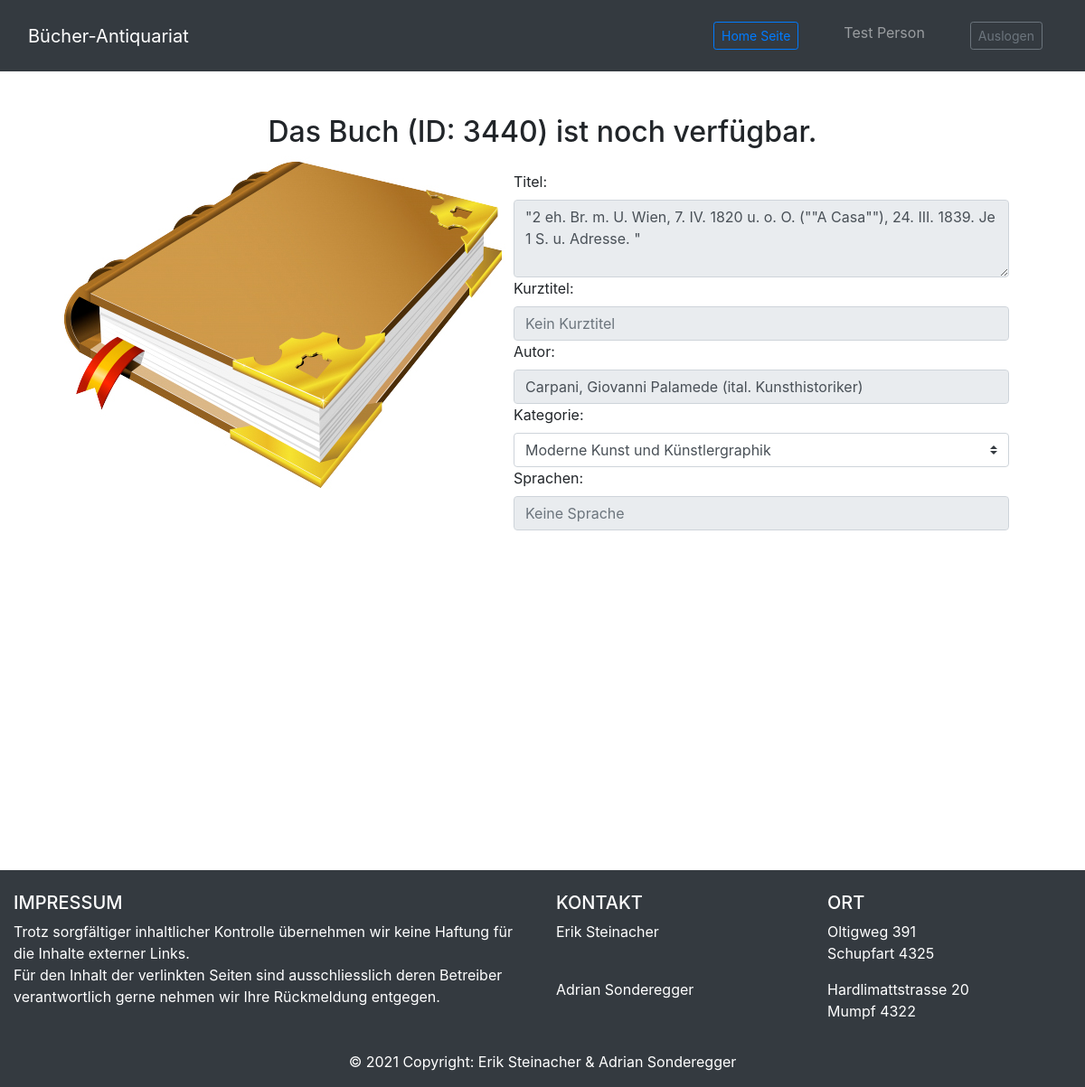
Page /Seite/php/detailview.php?id=3440 on the committed database.
### tables this page shows
CREATE TABLE `buecher` (
  `id` int(10) unsigned NOT NULL,
  `katalog` int(11) NOT NULL,
  `nummer` int(11) NOT NULL,
  `kurztitle` text NOT NULL,
  `kategorie` int(11) NOT NULL,
  `verkauft` tinyint(1) NOT NULL,
  `kaufer` int(11) NOT NULL,
  `autor` text NOT NULL,
  `title` text NOT NULL,
  `sprache` varchar(250) NOT NULL,
  `foto` varchar(250) NOT NULL,
  `verfasser` int(11) NOT NULL,
  `zustand` char(1) NOT NULL
);

### Seite/php/functions/detailview_f.php (the view)
<?php
function get_data($host, $username, $password, $database, $bid, $data)
{
    $output = "";
    $conn = new mysqli($host, $username, $password, $database);
    $sql3 = "SELECT " . $data . " FROM buecher as b left join kategorien as k ON b.kategorie=k.id WHERE " . $bid . "=b.id";
    $result3 = $conn->query($sql3);
    if ($result3->num_rows == 0) {
        $output .= "";
    } else {
        while ($row3 = $result3->fetch_assoc()) {
            if (str_replace(' ', '', $row3[$data]) != "") {
                $output = htmlspecialchars($row3[$data]);
            } else {
                $output = "";
            }
        }
    }
    return $output;
}
function bid_valid($host, $username, $password, $database, $bid)
{
    $output = false;
    $conn = new mysqli($host, $username, $password, $database);
    $sql3 = "SELECT * FROM buecher as b WHERE " . $bid . "=b.id";
    $result3 = $conn->query($sql3);
    if ($result3->num_rows == 0) {
        $output = false;
    } else {
        while ($row3 = $result3->fetch_assoc()) {
            $output = true;
        }
    }
    return $output;
}
function get_k($host, $username, $password, $database, $bid)
{
    $output = "";
    $conn = new mysqli($host, $username, $password, $database);
    $sql3 = "SELECT k.id as kid, k.kategorie as kkateggorie, b.* FROM buecher as b left join kategorien as k ON b.kategorie=k.id WHERE " . $bid . "=b.id";
    $result3 = $conn->query($sql3);
    if ($result3->num_rows == 0) {
        $output .= "";
    } else {
        while ($row3 = $result3->fetch_assoc()) {
            $output .= $row3['kid'];
        }
    }
    return $output;
}
function get_klist($host, $username, $password, $database, $bid)
{
    $output = "";
    $conn = new mysqli($host, $username, $password, $database);
    $sql3 = "SELECT k.id as kid, k.kategorie as kkateggorie, k.* FROM kategorien as k";
    $result3 = $conn->query($sql3);
    if ($result3->num_rows == 0) {
        $output .= "";
    } else {
        while ($row3 = $result3->fetch_assoc()) {
            if ($row3['kid'] == get_k($host, $username, $password, $database, $bid)) {
                $output .= '<option value="' . $row3['kid'] . '" selected disabled>' . htmlspecialchars($row3['kkateggorie']) . '</option>';
            } else {
                $output .= '<option value="' . $row3['kid'] . '" disabled>' . htmlspecialchars($row3['kkateggorie']) . '</option>';
            }
        }
    }
    return $output;
}

### Seite/php/detailview.php (shortened to what this page needs)
<!DOCTYPE html>
<html lang="en">
<head>
    <link rel="stylesheet" href="https://maxcdn.bootstrapcdn.com/bootstrap/4.5.2/css/bootstrap.min.css">
</head>
<body>
    <?php
    require 'functions/connect_db.php';
    require 'functions/detailview_f.php';
    require 'navbar.php';
    if (isset($_GET['id']) and bid_valid($host, $username, $password, $database, $_GET['id'])) {
        $bid = $_GET['id'];
        $title = get_data($host, $username, $password, $database, $bid, "title");
        $autor = get_data($host, $username, $password, $database, $bid, "autor");
        $kurztitle = get_data($host, $username, $password, $database, $bid, "kurztitle");
        $category_list = get_klist($host, $username, $password, $database, $bid);
        $sprache = get_data($host, $username, $password, $database, $bid, "sprache");
        $verkauft = get_data($host, $username, $password, $database, $bid, "verkauft");
        $imageurl = get_data($host, $username, $password, $database, $bid, "foto");
    } else {
    ?>
        <meta http-equiv="refresh" content="0;url=listview.php" />
    <?php
    }
    ?>
    <div class="d-flex justify-content-center">
        <div class="container m-5">
            <div class="d-flex justify-content-center">
                <h2><?php if ($verkauft == 1) {
                        echo "Das Buch (ID: " . $bid . ") wurde verkauft.";
                    } else {
                        echo "Das Buch (ID: " . $bid . ") ist noch verfügbar.";
                    } ?></h2>
            </div>
            <img src="../pictures/<?php echo $imageurl; ?>" class="rounded float-left" alt="Kein Bild.">
            <form method="">
                <div class="container p-3 ">
                    <div class="form-row">
                        <div class="col">
                            <label for="title">Titel: </label>
                            <textarea id="title" class="form-control" name="title" placeholder="Kein Titel" cols="3" rows="3" readonly><?php echo $title ?></textarea>
                        </div>
                    </div>
                    <div class="form-row">
                        <div class="col">
                            <label for="kurztitle">Kurztitel: </label>
                            <input id="kurztitle" name="kurztitle" value="<?php echo $kurztitle ?>" class="form-control" type="text" placeholder="Kein Kurztitel" readonly>
                        </div>
                    </div>
                    <div class="form-row">
                        <div class="col">
                            <label for="autor">Autor: </label>
                            <input id="autor" name="autor" value="<?php echo $autor ?>" class="form-control" type="text" placeholder="Kein Autor" readonly>
                        </div>
                    </div>
                    <div class="form-row">
                        <div class="col">
                            <label for="filt">Kategorie: </label>
                            <select name="filt_kat" id="filt" class="custom-select mr-sm-2" aria-label="Default select example">
                                <?php echo $category_list ?>
                            </select>
                        </div>
                    </div>
                    <div class="form-row">
                        <div class="col">
                            <label for="sprache">Sprachen: </label>
                            <input id="sprache" name="sprache" value="<?php echo $sprache ?>" class="form-control" type="text" placeholder="Keine Sprache" readonly>
                        </div>
                    </div>
                </div>
            </form>
        </div>
    </div>
    <br /><br /><br /><br /><br /><br /><br /><br /><br /><br /><br /><br /><br />
</body>
<?php require 'footer.php'; ?>
</html>

### rows in the picture
buecher: title "\"2 eh. Br. m. U. Wien, 7. IV. 1820 u. o. O. (\"\"A Casa\"\"), 24. III. 1839. Je 1 S. u. Adresse. \"", autor "Carpani, Giovanni Palamede (ital. Kunsthistoriker)"

### other values in the picture
$bid "3440"
form field filt_kat "Moderne Kunst und Künstlergraphik"
